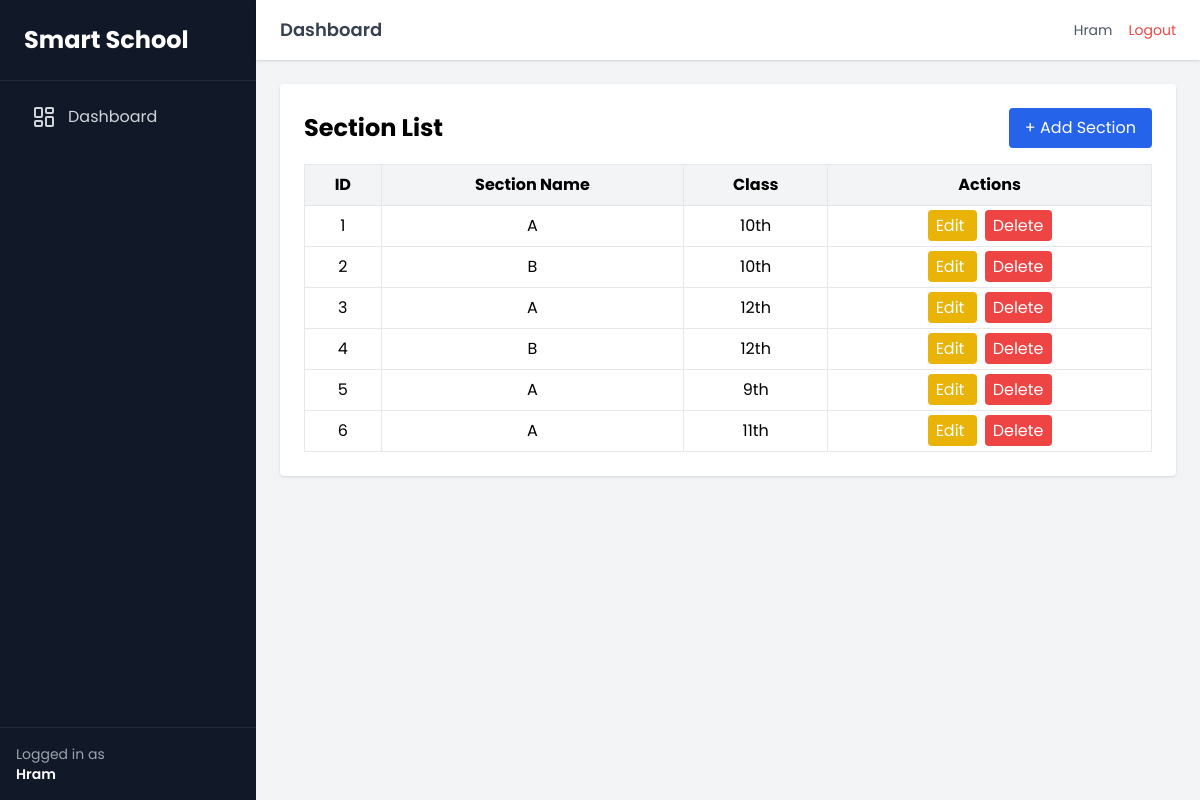
Screenshot of /section-list/ (signed in) with the database file from the repository.
### students/models.py (models this page shows, shortened)
class Section(models.Model):
    name = models.CharField(max_length=10)
    class_obj = models.ForeignKey(Class, on_delete=models.CASCADE)

class Class(models.Model):
    name = models.CharField(max_length=50)

### students/views.py (the view)
# urls.py: path('section-list/', views.section_list, name='section_list'),
@login_required
def section_list(request):
    sections = Section.objects.select_related('class_obj')
    return render(request, 'students/section_list.html', {'sections': sections})

### templates/students/section_list.html
{% extends 'base.html' %}
{% block content %}
<div class="max-w-5xl mx-auto bg-white p-6 rounded shadow">
    <div class="flex justify-between items-center mb-4">
        <h2 class="text-2xl font-bold">Section List</h2>
        <a href="{% url 'students:add_section' %}"
           class="bg-blue-600 text-white px-4 py-2 rounded">
            + Add Section
        </a>
    </div>
    <table class="w-full border">
        <thead class="bg-gray-100">
            <tr>
                <th class="p-2 border">ID</th>
                <th class="p-2 border">Section Name</th>
                <th class="p-2 border">Class</th>
                <th class="p-2 border">Actions</th>
            </tr>
        </thead>
        <tbody>
            {% for s in sections %}
            <tr class="text-center">
                <td class="p-2 border">{{ s.id }}</td>
                <td class="p-2 border">{{ s.name }}</td>
                <td class="p-2 border">{{ s.class_obj.name }}</td>
                <td class="p-2 border space-x-2">
                    <a href="{% url 'students:edit_section' s.id %}"
                       class="bg-yellow-500 text-white px-2 py-1 rounded">
                        Edit
                    </a>
                    <a href="{% url 'students:delete_section' s.id %}"
                       class="bg-red-500 text-white px-2 py-1 rounded">
                        Delete
                    </a>
                </td>
            </tr>
            {% empty %}
            <tr>
                <td colspan="4" class="p-4 text-center text-gray-500">
                    No sections added
                </td>
            </tr>
            {% endfor %}
        </tbody>
    </table>
</div>
{% endblock %}

### templates/base.html (shortened to what this page needs)
<!DOCTYPE html>
<html lang="en">
<head>
    <script src="https://cdn.tailwindcss.com"></script>
</head>
<body class="bg-gray-100">
<div class="flex min-h-screen">
<aside class="w-64 bg-gray-900 text-gray-300 flex flex-col">
    <div class="p-6 text-2xl font-bold text-white border-b border-gray-800">
        Smart School
    </div>
    <nav class="flex-1 p-4 space-y-2">
        <a href="{% url 'students:dashboard' %}"
           class="flex items-center gap-3 px-4 py-2 rounded-lg hover:bg-gray-800 transition
           {% if request.path == '/' %} bg-gray-800 text-white {% endif %}">
            <i data-lucide="layout-dashboard"></i>
            Dashboard
        </a>
    </nav>
    <div class="p-4 border-t border-gray-800 text-sm text-gray-400">
        Logged in as <br>
        <span class="text-white font-semibold">
            {{ request.user.username }}
        </span>
    </div>
</aside>
    <div class="flex-1 flex flex-col">
        <header class="bg-white shadow px-6 py-4 flex justify-between items-center">
            <h1 class="text-lg font-semibold text-gray-700">
                Dashboard
            </h1>
            <div class="flex items-center space-x-4">
                <span class="text-gray-600 text-sm">
                    {{ request.user.username }}
                </span>
                <a href="{% url 'logout' %}"
                   class="text-red-500 hover:underline text-sm">
                    Logout
                </a>
            </div>
        </header>
        <main class="p-6">
            {% block content %}
            {% endblock %}
        </main>
    </div>
</div>
</body>
</html>

### templates/base.html (style rules this page uses)
body { font-family: 'Poppins', sans-serif; }

### rows the page displays
Section: id "1", name "A", class_obj.name "10th"
Section: id "2", name "B", class_obj.name "10th"
Section: id "3", name "A", class_obj.name "12th"
Section: id "4", name "B", class_obj.name "12th"
Section: id "5", name "A", class_obj.name "9th"
Section: id "6", name "A", class_obj.name "11th"

### other values shown
{{ request.user.username }} "Hram"
